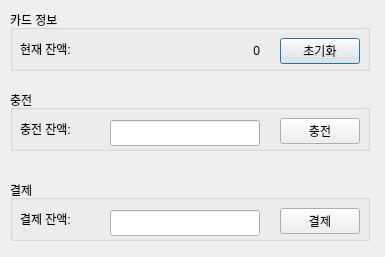
<?xml version="1.0" encoding="UTF-8"?>
<ui version="4.0">
 <class>Dialog</class>
 <widget class="QDialog" name="Dialog">
  <property name="geometry">
   <rect>
    <x>0</x>
    <y>0</y>
    <width>385</width>
    <height>257</height>
   </rect>
  </property>
  <property name="windowTitle">
   <string>카드 단말기</string>
  </property>
  <widget class="QGroupBox" name="groupBox">
   <property name="geometry">
    <rect>
     <x>10</x>
     <y>10</y>
     <width>360</width>
     <height>61</height>
    </rect>
   </property>
   <property name="title">
    <string>카드 정보</string>
   </property>
   <widget class="QLabel" name="label">
    <property name="geometry">
     <rect>
      <x>10</x>
      <y>30</y>
      <width>66</width>
      <height>18</height>
     </rect>
    </property>
    <property name="text">
     <string>현재 잔액: </string>
    </property>
   </widget>
   <widget class="QLabel" name="totalLabel">
    <property name="geometry">
     <rect>
      <x>100</x>
      <y>32</y>
      <width>150</width>
      <height>18</height>
     </rect>
    </property>
    <property name="text">
     <string>0</string>
    </property>
    <property name="alignment">
     <set>Qt::AlignRight|Qt::AlignTrailing|Qt::AlignVCenter</set>
    </property>
   </widget>
   <widget class="QPushButton" name="resetButton">
    <property name="geometry">
     <rect>
      <x>270</x>
      <y>28</y>
      <width>80</width>
      <height>26</height>
     </rect>
    </property>
    <property name="text">
     <string>초기화</string>
    </property>
   </widget>
  </widget>
  <widget class="QGroupBox" name="groupBox_2">
   <property name="geometry">
    <rect>
     <x>10</x>
     <y>90</y>
     <width>360</width>
     <height>61</height>
    </rect>
   </property>
   <property name="title">
    <string>충전</string>
   </property>
   <widget class="QLabel" name="label_2">
    <property name="geometry">
     <rect>
      <x>10</x>
      <y>30</y>
      <width>66</width>
      <height>18</height>
     </rect>
    </property>
    <property name="text">
     <string>충전 잔액: </string>
    </property>
   </widget>
   <widget class="QPushButton" name="chargeButton">
    <property name="geometry">
     <rect>
      <x>270</x>
      <y>28</y>
      <width>80</width>
      <height>26</height>
     </rect>
    </property>
    <property name="text">
     <string>충전</string>
    </property>
   </widget>
   <widget class="QLineEdit" name="chargeEdit">
    <property name="geometry">
     <rect>
      <x>100</x>
      <y>30</y>
      <width>150</width>
      <height>26</height>
     </rect>
    </property>
    <property name="alignment">
     <set>Qt::AlignRight|Qt::AlignTrailing|Qt::AlignVCenter</set>
    </property>
   </widget>
  </widget>
  <widget class="QGroupBox" name="groupBox_3">
   <property name="geometry">
    <rect>
     <x>10</x>
     <y>180</y>
     <width>360</width>
     <height>61</height>
    </rect>
   </property>
   <property name="title">
    <string>결제</string>
   </property>
   <widget class="QLabel" name="label_3">
    <property name="geometry">
     <rect>
      <x>10</x>
      <y>30</y>
      <width>66</width>
      <height>18</height>
     </rect>
    </property>
    <property name="text">
     <string>결제 잔액: </string>
    </property>
   </widget>
   <widget class="QPushButton" name="paymentButton">
    <property name="geometry">
     <rect>
      <x>270</x>
      <y>28</y>
      <width>80</width>
      <height>26</height>
     </rect>
    </property>
    <property name="text">
     <string>결제</string>
    </property>
   </widget>
   <widget class="QLineEdit" name="paymentEdit">
    <property name="geometry">
     <rect>
      <x>100</x>
      <y>30</y>
      <width>150</width>
      <height>26</height>
     </rect>
    </property>
    <property name="alignment">
     <set>Qt::AlignRight|Qt::AlignTrailing|Qt::AlignVCenter</set>
    </property>
   </widget>
  </widget>
 </widget>
 <resources/>
 <connections/>
</ui>
